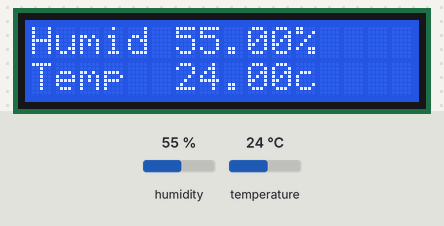
A sketch run on a simulated Arduino Uno, built with avr-gcc and run on an emulated ATmega328P. Shown: 16×2 character LCD. The inputs (shaded band) are chosen by the test bench; at power-on: humidity 55 %, temperature 24 °C.

Above: at 1.6 s.
1.7 s: humidity set to 22 %
At 4.3 s:
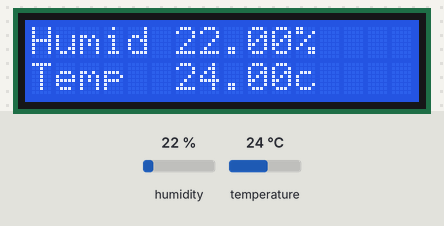
4.6 s: temperature set to 12 °C
At 5.9 s:
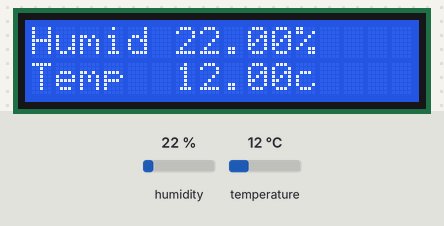
7.5 s: humidity set to 40 %
At 10.0 s:
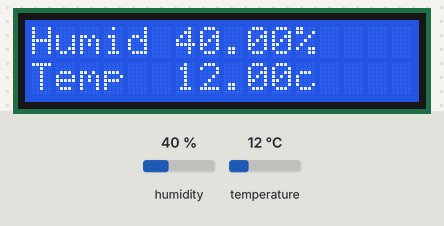
10.7 s: temperature set to 19 °C
At 12.7 s:
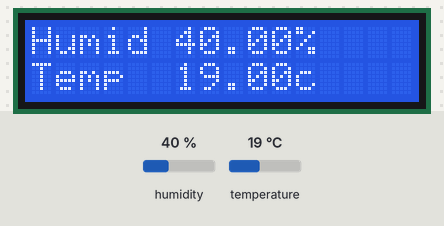
Timing chart, 0 to 14.2 s (numbered marks = the images above; inputs shaded):
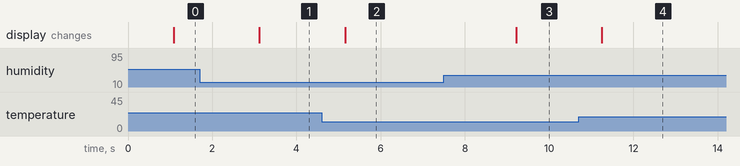

The sketch:

temp_sensor.ino
```cpp
#include <LiquidCrystal.h>
#include <DHT.h>
#define DHT_PIN 3
#define DELAY_TIME 1000

LiquidCrystal lcd(7, 8, 9, 10, 11, 12);
DHT dht(DHT_PIN, DHT11);

void setup() {
	// LCD set
	lcd.begin(16, 2);

	// DHT11 set
	Serial.begin(9600);
	dht.begin();
}

void loop() {
	delay(DELAY_TIME);

	float humid = dht.readHumidity();
	float temp = dht.readTemperature();

	if (isnan(humid) || isnan(temp)) {
		lcd.print("Failed");
		return;
	}

	lcd.setCursor(0, 0);
	lcd.print("Humid ");
	lcd.print(humid);
	lcd.print("%");
	lcd.setCursor(0, 1);
	lcd.print("Temp  ");
	lcd.print(temp);
	lcd.print("c");
}
```

Measured:
- after the input at 1.7 s, the display: changes after 1.4 s (image 1)
- after the input at 4.6 s, the display: changes after 0.55 s (image 2)
- after the input at 7.5 s, the display: changes after 1.7 s (image 3)
- after the input at 10.7 s, the display: changes after 0.55 s (image 4)
